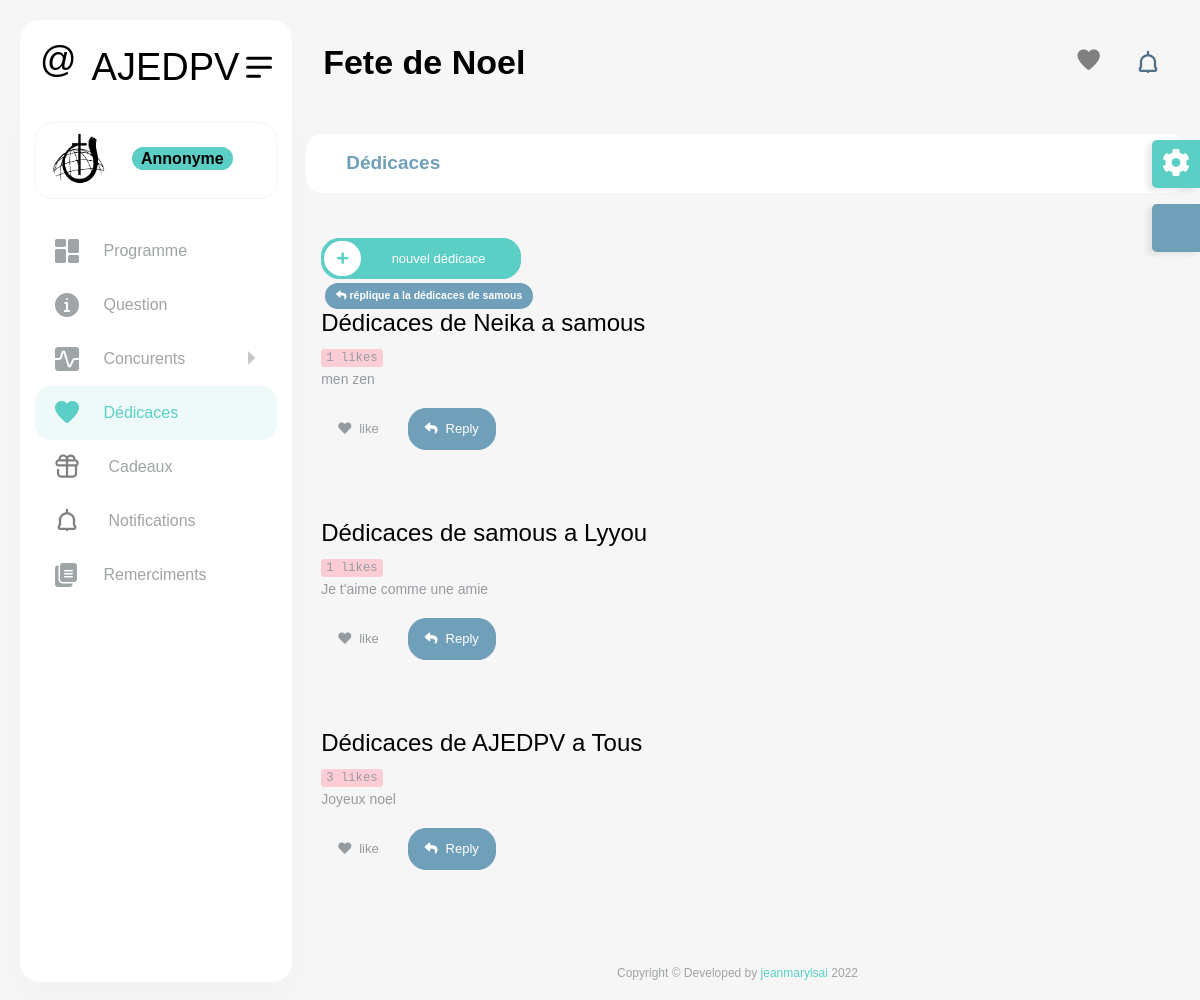
/dedicaces, run on an earlier commit of the app's database.
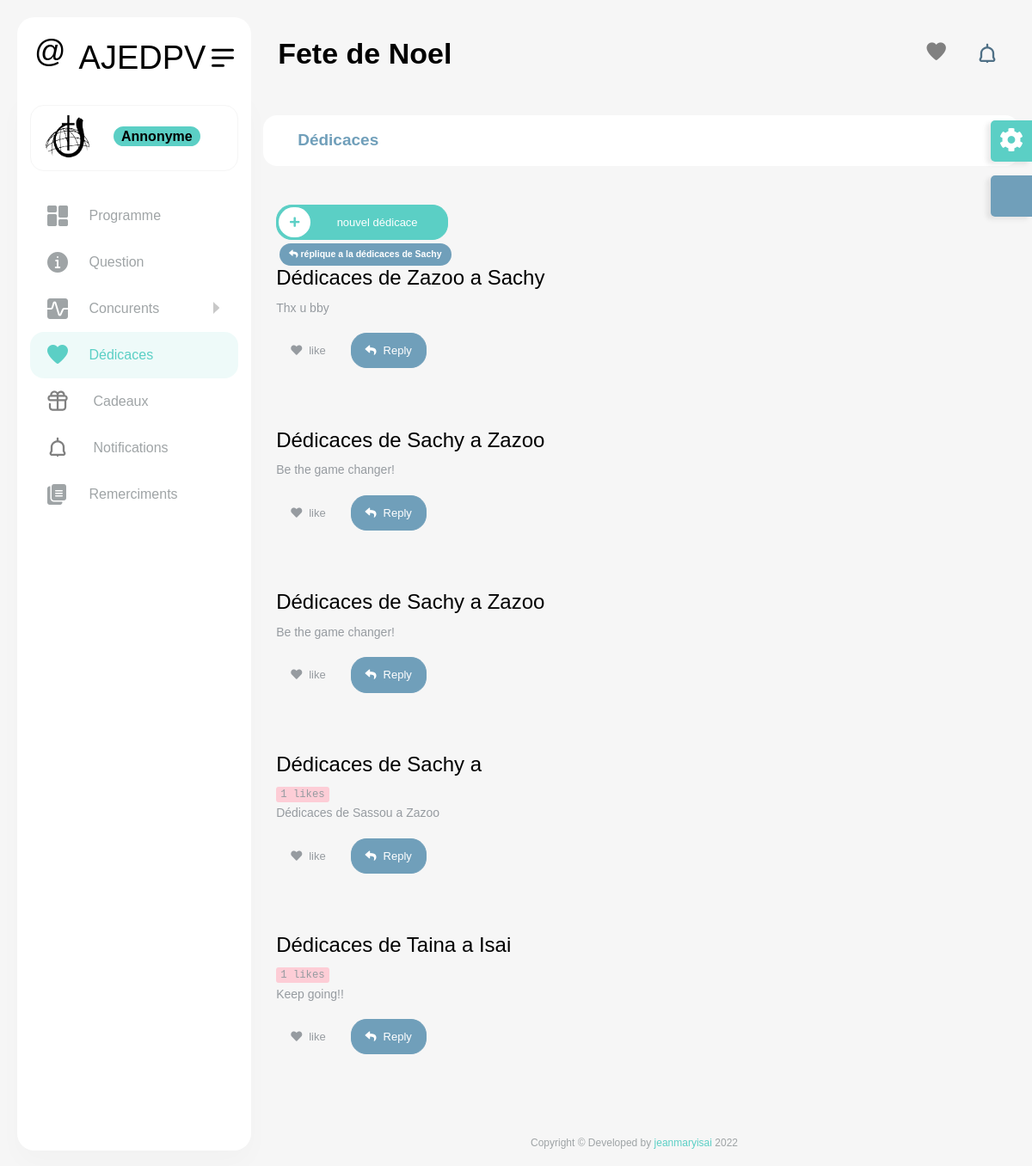
And on a later commit of the database.
### core/models.py (models this page shows, shortened)
class Dedicace(models.Model):
    emetteur=models.CharField(max_length=100)
    recepteur=models.CharField(max_length=100)
    message= models.TextField()
    date=models.DateTimeField(auto_now_add=True)
    like_counter=models.IntegerField(default=0,editable=False)
    replique_a=models.ForeignKey("self",on_delete=models.SET_NULL,null=True,blank=True)
    show=models.BooleanField(default=False)
    @property
    def get_nombre_likes(self):
        con=0
        users=fake_user.objects.all()
        for x in users:
            if self in x.dedicaces.all():
                con +=1
        return con
    def get_like_url(self):
        return reverse('like', kwargs={
            "slug":self.id
        })

class fake_user(models.Model):
    ip=models.CharField(max_length=100,null=True)
    user=models.ForeignKey(settings.AUTH_USER_MODEL,on_delete=models.CASCADE,null=True)
    concurent_fav=models.ForeignKey(Concurent,on_delete=models.SET_NULL,null=True,blank=True)
    dedicaces=models.ManyToManyField(Dedicace)
    default_name=models.CharField(max_length=2000,default='Annonyme')

### core/views.py (the view)
# urls.py: path('dedicaces',dedicaces,name='dedicaces'),
def dedicaces(request):
    context={'dedicace':Dedicace.objects.filter(show=True)}
    try:
            concurent=fake_user.objects.get(user=request.user)
            context['user']=concurent
    except:
            pass
    return render(request,'dedicaces.html',context)

### core/context_processors.py (called while the page is built)
def cart(request):
    concurents= Concurent.objects.all()
    dedicaces= Dedicace.objects.filter(show=True).order_by('-date')[:5]
    notification=Notification.objects.all().order_by('-date')[:5]
    context={'concurents':concurents
    ,
    'dedicaces':dedicaces,
    'notifications':notification,
    }
    return context

### templates/dedicaces.html (shortened to what this page needs)
{% extends 'base.html' %} {% load static %} {% block 'body' %}
<div class="row page-titles">
    <ol class="breadcrumb">
        <li class="breadcrumb-item active"><a href="#">D&eacute;dicaces</a></li>
    </ol>
</div>
<a href="{% url 'dedicaces'  %}" class="btn btn-primary mb-1 mg-auto" data-bs-toggle="modal" data-bs-target="#sendMessageModal" style="max-width:200px;margin:15px">
    <span class="btn-icon-start text-primary"><i class="fa fa-plus color-primary"></i></span> nouvel d&eacute;dicace
</a>
<br>
{%for x in dedicaces %}
<div class="profile-uoloaded-post border-bottom-1 pb-5">
    <a class="post-title">
         {% if x.replique_a %}
        <small class='badge badge-secondary'><i class="fa fa-reply"></i>  r&eacute;plique a la d&eacute;dicaces de {{x.replique_a.emetteur}} </small> {% endif %}
        <h3 class="text-black">D&eacute;dicaces de {{x.emetteur}} a {{x.recepteur}}</h3>
        {% if x.get_nombre_likes == 0 %}{% else %}
        <code>{{x.get_nombre_likes}} likes</code>
        {% endif %}
    </a>
    <p>{{x.message}}</p>
    <a href="{{x.get_like_url}}"><button class="btn  {% for y in user.dedicaces.all  %}{% if x.id == y.id  %}btn-success{%endif%}{% empty %}primary{% endfor %} me-2 style="border:1px gray dotted ;"><span class="me-2"><i class="fa fa-heart"></i></span>like{% for y in user.dedicaces.all  %}{% if x.id == y.id  %}d{%endif%}{% endfor %}</button></a>
    <button class="btn btn-secondary" data-bs-toggle="modal" data-bs-target="#replyModal{{forloop.counter}}"><span class="me-2"><i class="fa fa-reply"></i></span>Reply</button>
</div>
{%endfor %} {% endblock %}

What changed in the data, as far as the page shows it:
no longer on this page (row unchanged): Dedicace: replique_a.emetteur "samous", emetteur "Neika", recepteur "samous", get_nombre_likes "1", message "men zen"
no longer on this page (row unchanged): Dedicace: emetteur "samous", recepteur "Lyyou", get_nombre_likes "1", message "Je t'aime comme une amie"
no longer on this page (row unchanged): Dedicace: emetteur "AJEDPV", recepteur "Tous", get_nombre_likes "3", message "Joyeux noel"
added Dedicace: replique_a.emetteur "Sachy", emetteur "Zazoo", recepteur "Sachy", message "Thx u bby"
added Dedicace: emetteur "Sachy", recepteur "Zazoo", message "Be the game changer!"
added Dedicace: emetteur "Sachy", recepteur "Zazoo", message "Be the game changer!"
added Dedicace: emetteur "Sachy", get_nombre_likes "1", message "Dédicaces de Sassou a Zazoo"
added Dedicace: emetteur "Taina", recepteur "Isai", get_nombre_likes "1", message "Keep going!!"
